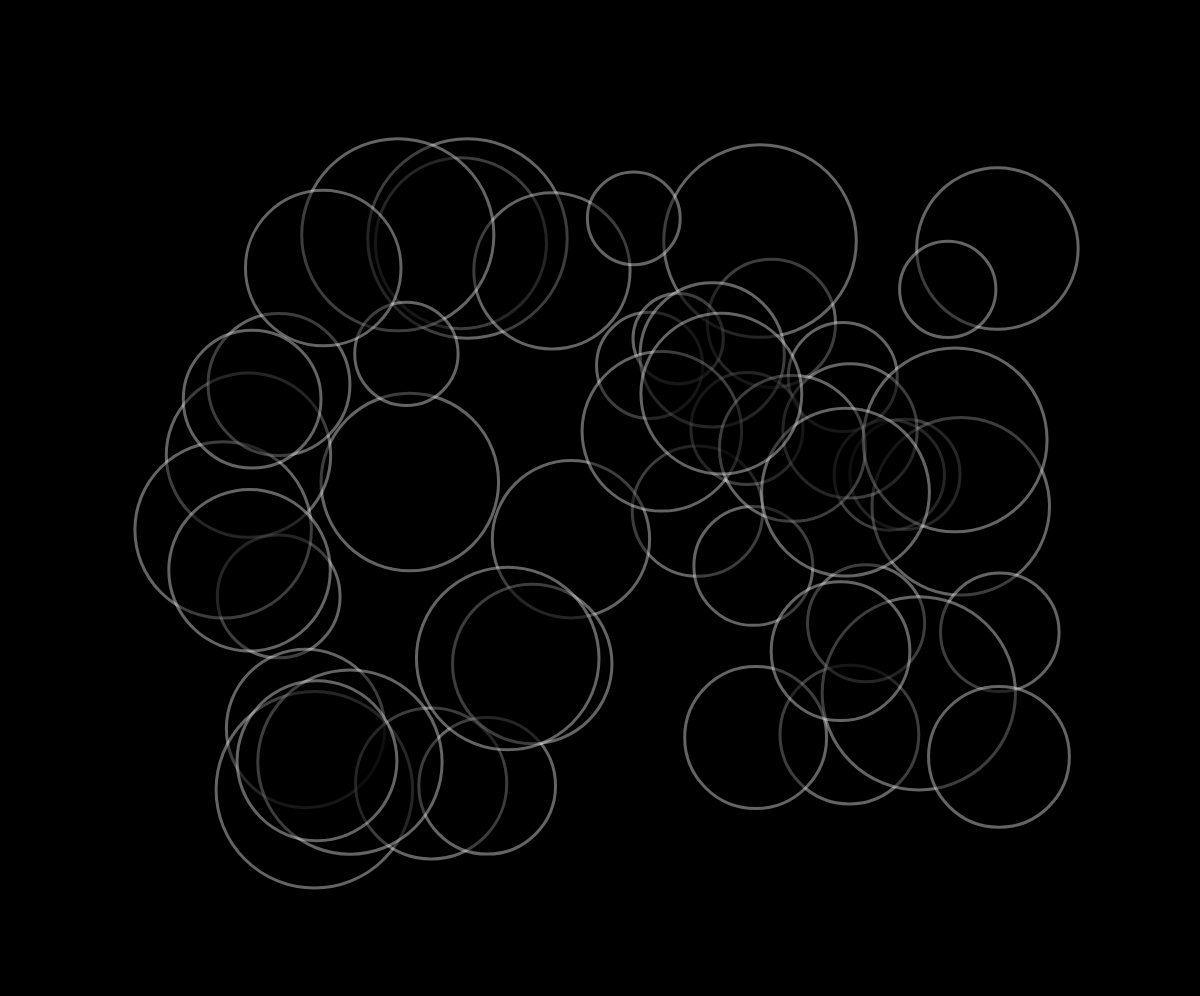
Frame 1 (no input)
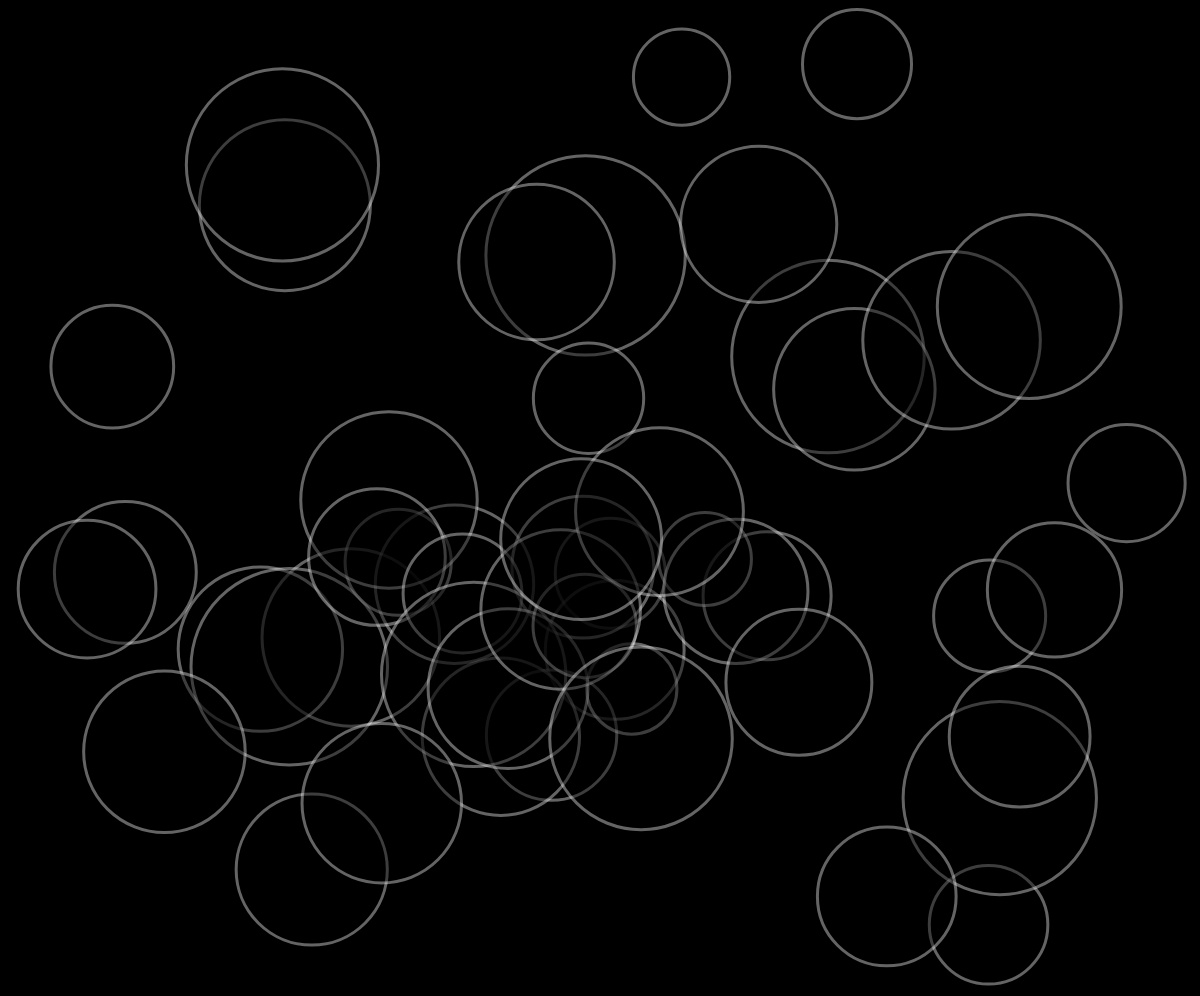
Frame 60 (no input)
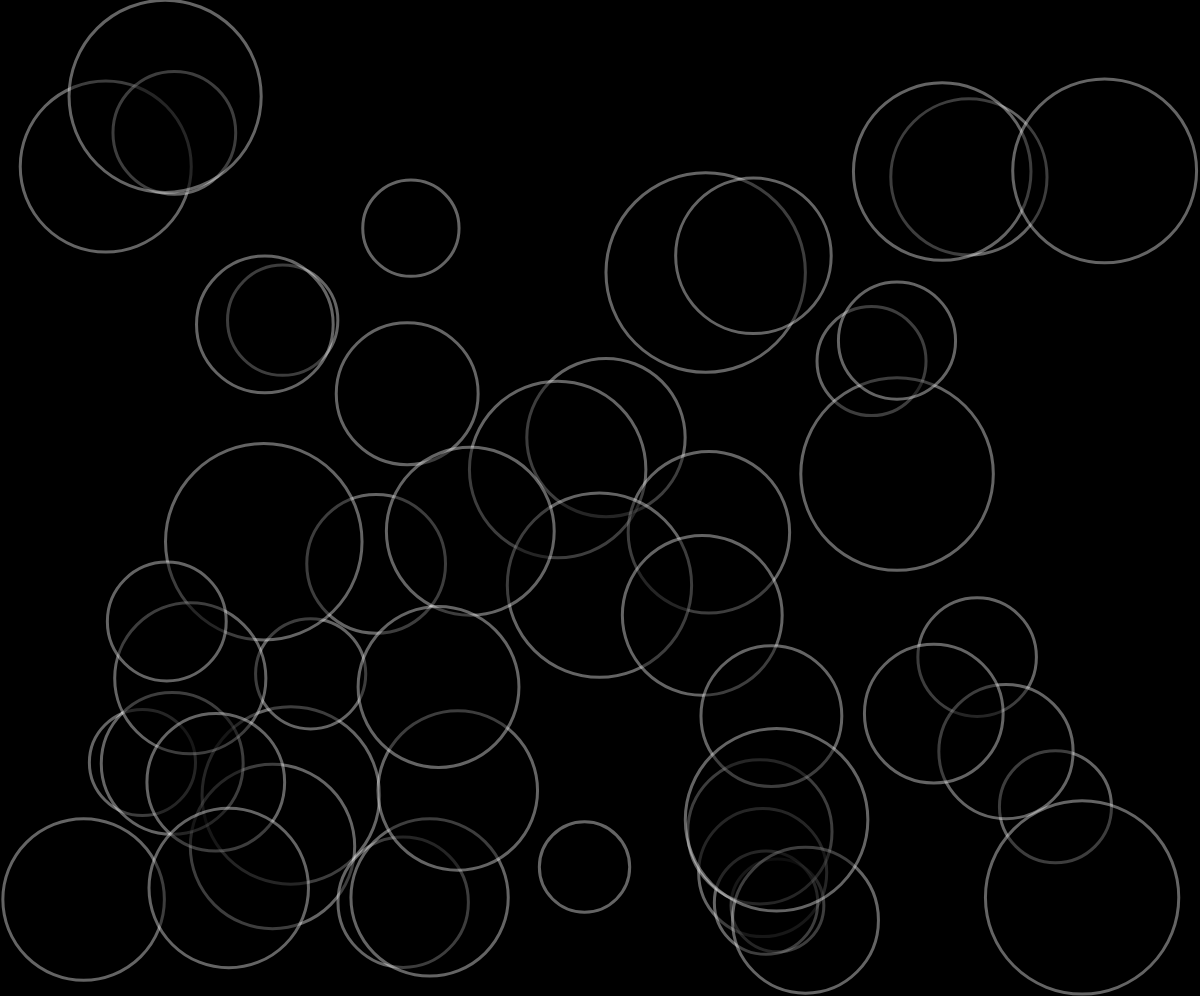
Frame 120 (the mouse pressed at the canvas centre since frame 60)

The p5.js sketch that drew these frames (run headless with seeded random() and noise() and a simulated clock; from frame 60 on, the mouse is pressed at the canvas centre):

// p5.js sketch
// ── sketch.js
let cur = 0, schet = 0;
let n = 50;
let arr = [];
let rad;

function setup() 
{
	angleMode(DEGREES);
	createCanvas(windowWidth, windowHeight - 4);
	for (let i = 0; i < n; i++) 
	{
		let r = 0, g = 0, b = 0;
		arr[i] = new Cir(r, g, b);
		print(arr[i]);
	}
}

function draw()
{
	validCur();

	background(0);

	for(let i = 0; i < n; i++)
	{
		/*if(i == cur && schet <= 60)
		{
			arr[i].paintBubble(255);
			schet++;
		}
		else
		{*/
			arr[i].paint();
		//}
		arr[i].calcNextCords();
		arr[i].calcAngle();
	}
}
function validCur()
{
	if(cur == n) 
	{
		cur = 0;
	}
	if(cur == -1) 
	{
		cur = n - 1;
	}
}
function mousePressed()
{
	//let r = random(0, 255), g = random(0, 255), b = random(0, 255);
	//arr[n++] = new Cir(r, g, b);
}
function mouseWheel()
{
	schet = 0;
	cur++;
	print(cur);
}
function keyPressed() {
	schet = 0;
  	if (keyCode === LEFT_ARROW) 
  	{
   		cur--;
  	} 
  	else if (keyCode === RIGHT_ARROW) 
 	{
  		cur++;
 	}
	print(cur);
}

// ── Cir.js
class Cir {
 	constructor(r, g, b) 
 	{
 		this.r = r;
 		this.g = g;
 		this.b = b;
		this.minD = 90; this.maxD = 200;
		//this.r = random(0, 255), this.g = random(0, 255), this.b = random(0, 255);
		this.x = random(this.maxD, width - this.maxD);
		this.y = random(this.maxD, height - this.maxD);
		this.a = random(0, 359);
		this.d = random(this.minD, this.maxD);
		this.v = map(this.d, this.maxD, 90, 2, 6);
  	}
  	paint()
  	{
		stroke(255, 100);
		strokeWeight(3);
  		fill(this.r, this.g, this.b, 100);
		circle(this.x, this.y, this.d);
  	}
  	calcNextCords()
  	{
  		this.vx = this.v * cos(this.a); 
		this.vy = - this.v * sin(this.a); 
		this.x += this.vx;
		this.y += this.vy;
  	}
  	calcAngle()
  	{
  		this.rad = this.d / 2;
		if(this.x >= width - this.rad || this.x <= this.rad)
		{
			this.a = 180 - this.a;
		}
		else if(this.y >= height - this.rad || this.y <= this.rad)
		{
			this.a = 360 - this.a;
		}
  	}
}
